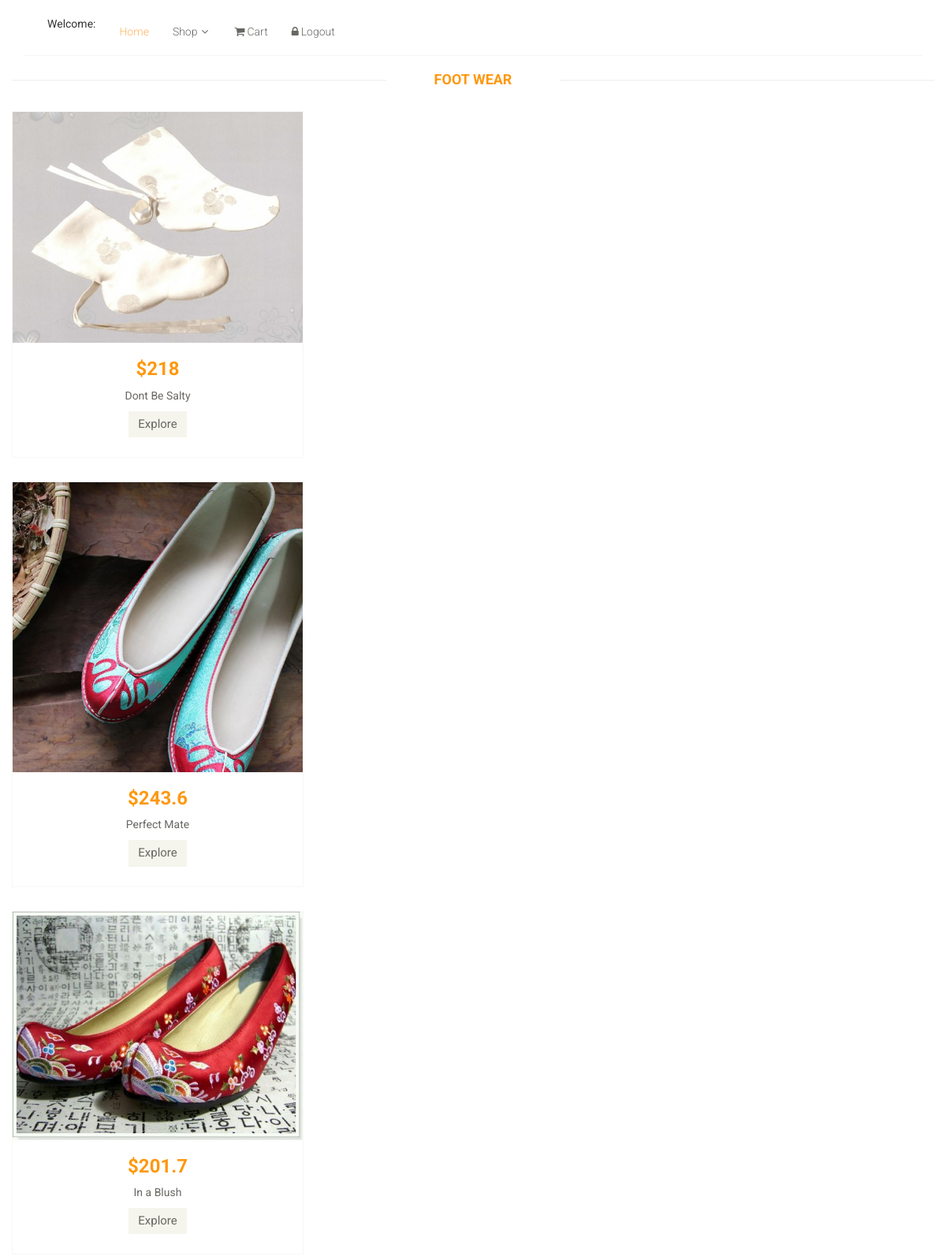
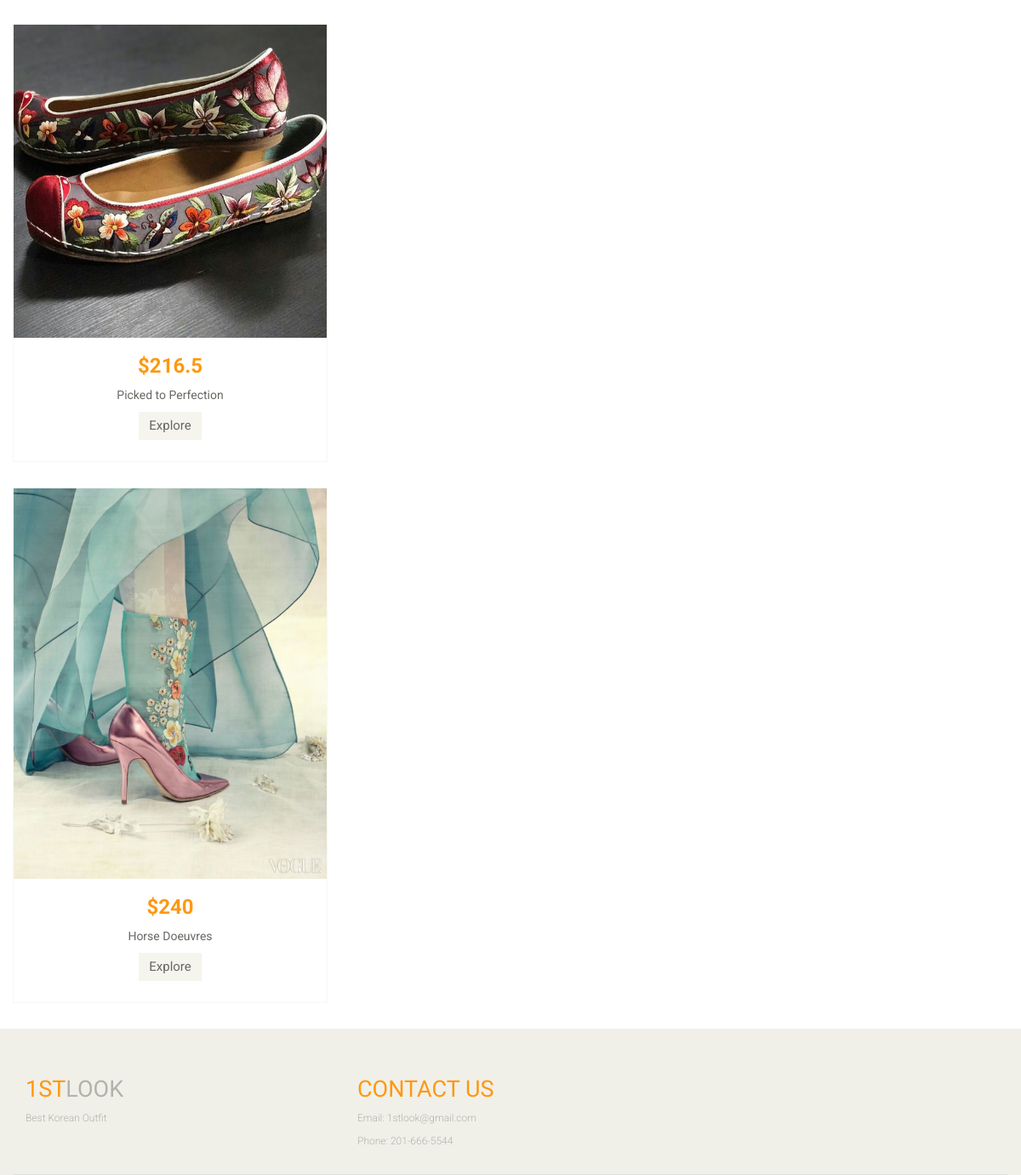
The app's page /3footwear.php with its own data (2 pictures, top to bottom).
### tables this page shows
CREATE TABLE `products` (
  `Pid` int(10) NOT NULL,
  `Pname` varchar(250) NOT NULL,
  `Pprice` float NOT NULL,
  `quantity` int(15) NOT NULL,
  `image` varchar(250) NOT NULL,
  `category` int(15) NOT NULL
);

### 3footwear.php (the view, shortened to what this page needs)
<?php
	$link = connect();
	$sql = "SELECT * FROM products";
	$result= mysqli_query($link,$sql);
			if(mysqli_num_rows($result) > 0){
?>
<!DOCTYPE html>
<html lang="en">
<head>
    <link href="css/bootstrap.min.css" rel="stylesheet">
    <link href="css/font-awesome.min.css" rel="stylesheet">
    <link href="css/prettyPhoto.css" rel="stylesheet">
    <link href="css/price-range.css" rel="stylesheet">
    <link href="css/animate.css" rel="stylesheet">
	<link href="css/main.css" rel="stylesheet">
	<link href="css/responsive.css" rel="stylesheet">
</head>
    <body>
    <header id="header">
		<div class="header-middle">
			<div class="container">
				<div class="row" >
					<div class="col-sm-8">
						<div class="shop-menu pull-left">
							<ul class="nav navbar-nav">
							    <li><?php echo "Welcome: ", $_SESSION['firstname'] ?></li>
								<li><a href="home1.php" class="active">Home</a></li>
                                <li class="dropdown"><a href="#">Shop<i class="fa fa-angle-down"></i></a>
                                </li>
								<li><a href="cart.php"><i class="fa fa-shopping-cart"></i>Cart</a></li>
								<li><a href="logout.php"><i class="fa fa-lock"></i>Logout</a>
								</li>
							</ul>
						</div>
					</div>
				</div>
			</div>
		</div>
	</header>
    <h2 class="title text-center"><br>Foot Wear</h2>
      <form action = "" method = "POST">
<?php
			  while($row=mysqli_fetch_assoc($result)){
			   $Pname = $row['Pname'];
			   $Pprice = $row['Pprice'];
			   $image = $row['image'];
			   $category = $row['category'];
			  if($category == 3){
?>
		<div class="features_items">
              <div class="col-sm-4" >
							<div class="product-image-wrapper">
								<div class="single-products">
									<div class="productinfo text-center">
										<img src = "img/<?php echo $image?>">
										<h2>$<?php echo $Pprice?></h2>
										<p><?php echo $Pname?></p>
										<a href="Explore.php?add= <?php echo $row['Pid']; ?>"class="btn btn-default add-to-cart">Explore</a>
									</div>
		                            	<div class="product-overlay">
										<div class="overlay-content">
										</div>
									</div>
								</div>
							</div>
						</div>
              </div>
           <?php
			  }
			  }
           ?>
        </form>
	<footer id="footer">
		<div class="footer-top">
			<div class="container">
				<div class="row">
					<div class="col-sm-2">
						<div class="companyinfo">
							<h2><span>1ST</span>LOOK</h2>
							<p>Best Korean Outfit</p>
						</div>
					</div>
					<div class="col-sm-2">
					</div>
						<div class="col-sm-2">
						<div class="companyinfo">
							<h2><span>Contact Us</span></h2>
							<p>Email: 1stlook@gmail.com</p>
							<p>Phone: 201-666-5544</p>
						</div>
					</div>
						<div class="col-sm-2">
					</div>
					<div class="col-sm-3">
						<div class="address">
						</div>
					</div>
				</div>
			</div>
		</div>
	</footer>
    </body>
</html>
<?php
		}
		else{
				echo "Can't find another products. Try later.";
				}
?>

### css/main.css (style rules this page uses)
body { font-family: 'Roboto', sans-serif; background:; position: relative; font-weight:400px; }
ul li { list-style: none; }
a { -webkit-transition: 300ms; -moz-transition: 300ms; -o-transition: 300ms; transition: 300ms; }
h1, h2, h3, h4, h5, h6 { font-family: 'Roboto', sans-serif; }
.header-middle .container .row { border-bottom: 1px solid #f5f5f5; margin-left: 0; margin-right: 0; padding-bottom: 20px; padding-top: 20px; }
.header-middle .container .row .col-sm-8 { padding-right:0; }
.shop-menu ul li { display:inline-block; padding-left: 15px; padding-right: 15px; }
.shop-menu ul li:last-child { padding-right: 0; }
.shop-menu ul li a { color: #696763; font-family: 'Roboto', sans-serif; font-size: 14px; font-weight: 300; padding:0; padding-right: 0; margin-top: 10px; }
.shop-menu ul li a i { margin-right:3px; }
.mainmenu ul li a:hover, .mainmenu ul li a.active, .shop-menu ul li a.active { background:none; color:#fdb45e; }
.fa-angle-down { padding-left: 5px; }
#footer { background: #F0F0E9; }
.footer-top .container { border-bottom: 1px solid #E0E0DA; padding-bottom: 20px; }
.companyinfo { margin-top: 57px; }
.companyinfo h2 { color: #B4B1AB; font-family: abel; font-size: 27px; text-transform: uppercase; }
.companyinfo h2 span { color:#FE980F; }
.companyinfo p { color: #B3B3AD; font-family: 'Roboto', sans-serif; font-size: 12px; font-weight: 300; }
.footer-top .col-sm-3 { overflow: hidden; }
.address { margin-top: 30px; position: relative; overflow: hidden; }
.left-sidebar h2:after, h2.title:after { content: " "; position: absolute; border: 1px solid #f5f5f5; bottom:8px; left: 0; width: 100%; height: 0; z-index: -2; }
h2.title:before { content: " "; position: absolute; background: #fff; bottom: -6px; width: 220px; height: 30px; z-index: -1; left: 50%; margin-left: -110px; }
.features_items { overflow:hidden; }
h2.title { color: #FE980F; font-family: 'Roboto', sans-serif; font-size: 18px; font-weight: 700; margin: 0 15px; text-transform: uppercase; margin-bottom: 30px; position: relative; }
.product-image-wrapper { border:1px solid #F7F7F5; overflow: hidden; margin-bottom:30px; }
.single-products { position: relative; }
.productinfo h2 { color: #FE980F; font-family: 'Roboto', sans-serif; font-size: 24px; font-weight: 700; }
.productinfo p { font-family: 'Roboto', sans-serif; font-size: 14px; font-weight: 400; color: #696763; }
.productinfo img { width: 100%; }
.productinfo { position:relative; }
.product-overlay { background:#FE980F; top: 0; display: none; height: 0; position: absolute; transition: height 500ms ease 0s; width: 100%; display: block; opacity:; }
.product-overlay .overlay-content { bottom: 0; position: absolute; bottom: 0; text-align: center; width: 100%; }
.add-to-cart { background:#F5F5ED; border: 0 none; border-radius: 0; color: #696763; font-family: 'Roboto', sans-serif; font-size: 15px; margin-bottom: 25px; }

### records on screen
products: image (picture), Pprice "218", Pname "Dont Be Salty"
products: image (picture), Pprice "243.6", Pname "Perfect Mate"
products: image (picture), Pprice "201.7", Pname "In a Blush"
products: image (picture), Pprice "216.5", Pname "Picked to Perfection"
products: image (picture), Pprice "240", Pname "Horse Doeuvres"
